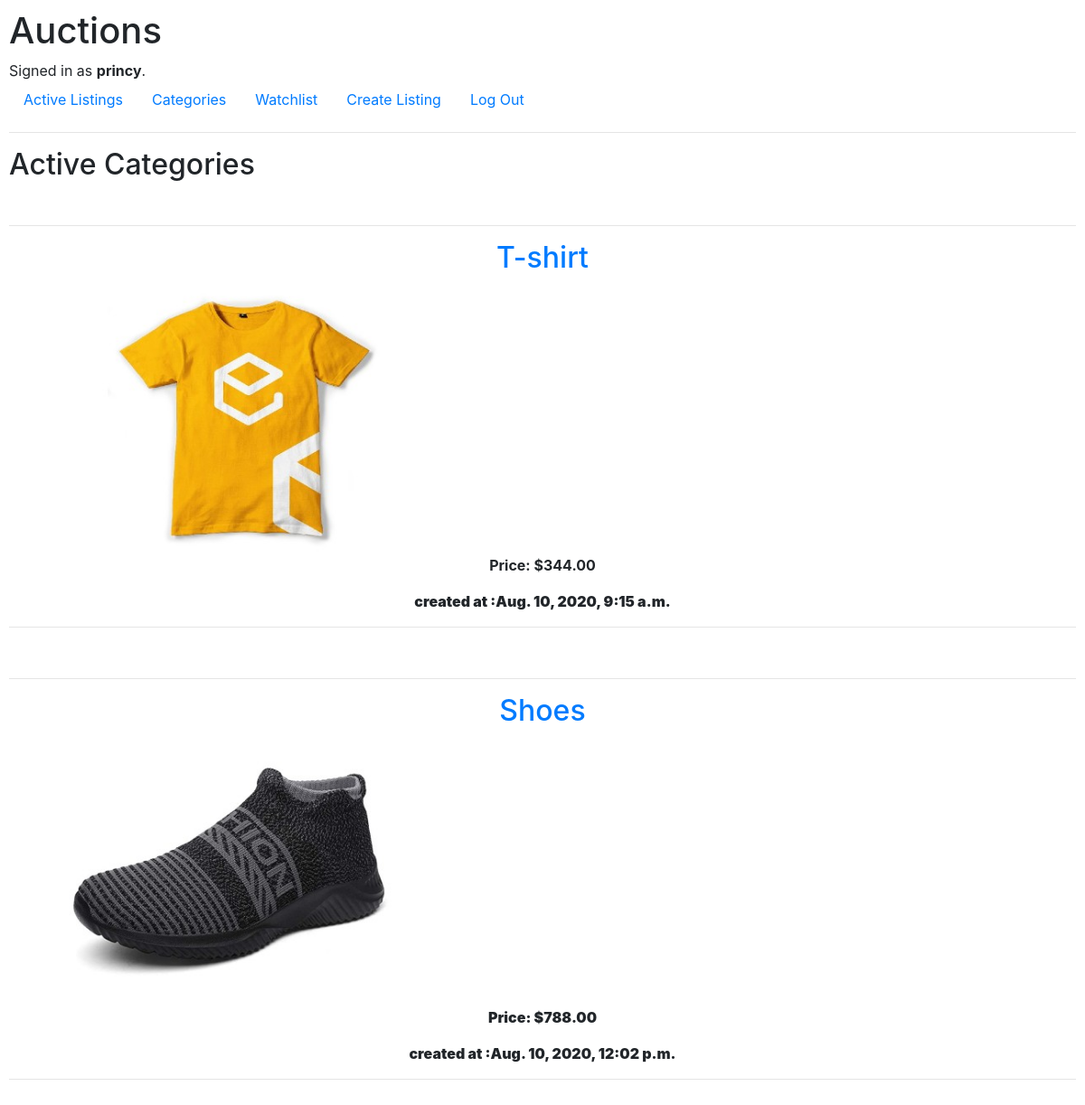
Before: /category_items/Clothing/ (signed in) with the older database file.
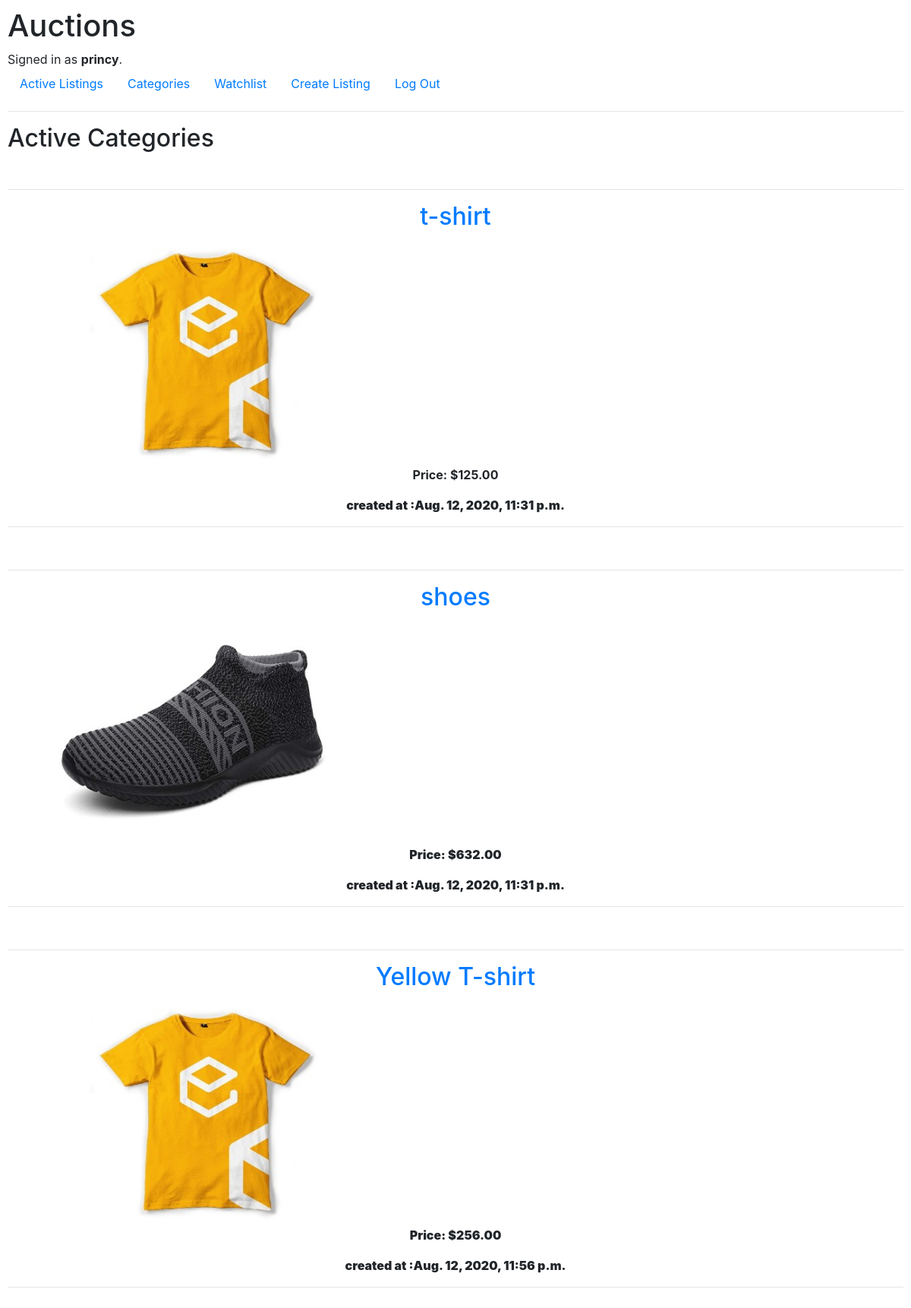
After: the same page with the newer database file.
### auctions/models.py (models this page shows)
class Listings(models.Model):
    CategoryType = models.TextChoices('CategoryType', 'Electronics Clothing Education Digital')
    listing_owner=models.ForeignKey(settings.AUTH_USER_MODEL,
        on_delete=models.CASCADE, null=True)
    listing_title=models.CharField(max_length=100,unique=True)
    listing_image=models.ImageField(null=True,blank=True)
    listing_price=models.DecimalField(max_digits=5,decimal_places=2)
    listing_category=models.CharField(blank=True,choices=CategoryType.choices, max_length=200)
    created_at=models.DateTimeField(auto_now_add=True)
    def __str__(self):
        return self.listing_title
    @property
    def imageURL(self):
        try:
            url=self.listing_image.url
        except:
            url=''
        return url

### auctions/views.py (the view)
# urls.py: path("category_items/<str:category>/", views.category_items,name="category_items"),
@login_required
def category_items(request, category):
        listings=Listings.objects.all()
        specific_category=[]
        for listing in listings:
            if listing.listing_category==category:
                specific_category.append(listing)
        print(specific_category)
        context={'listing':specific_category}
        return render(request, "auctions/category_items.html", context)

### auctions/templates/auctions/category_items.html (shortened to what this page needs)
{% extends "auctions/layout.html" %}
{% load static %}
{% block body %}
<h2>Active Categories</h2>
<br>
{% for item in listing %}
<hr>
<a href="{% url 'listing' item.id%}">
    <h2 style="text-align: center;">{{item.listing_title}}</h2>
</a>
<img style="display: flex; width=300px; height:300px;" src="{{item.imageURL}}" alt="My image">
<strong style="text-align: center;"><p>Price: ${{item.listing_price}}</p><strong>
<p style="text-align:center;">created at :{{item.created_at}}</p>
<hr>
<br>
{% endfor %}
{% endblock %}

Changed rows visible on the page:
removed Listings: listing_title "T-shirt", imageURL (picture), listing_price "344.00", created_at "Aug. 10, 2020, 9:15 a.m."
removed Listings: listing_title "Shoes", imageURL (picture), listing_price "788.00", created_at "Aug. 10, 2020, 12:02 p.m."
added Listings: listing_title "t-shirt", imageURL (picture), listing_price "125.00", created_at "Aug. 12, 2020, 11:31 p.m."
added Listings: listing_title "shoes", imageURL (picture), listing_price "632.00", created_at "Aug. 12, 2020, 11:31 p.m."
added Listings: listing_title "Yellow T-shirt", imageURL (picture), listing_price "256.00", created_at "Aug. 12, 2020, 11:56 p.m."
